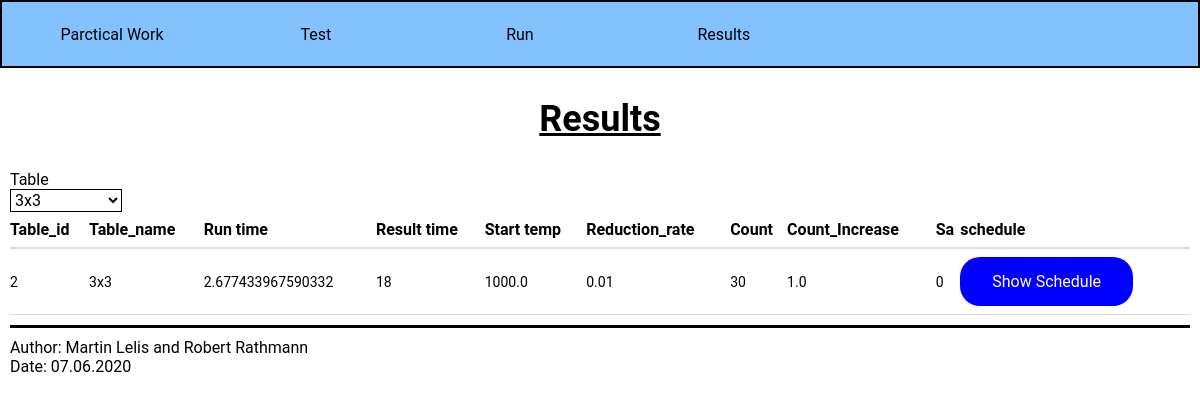
Page /results on the earlier database version.
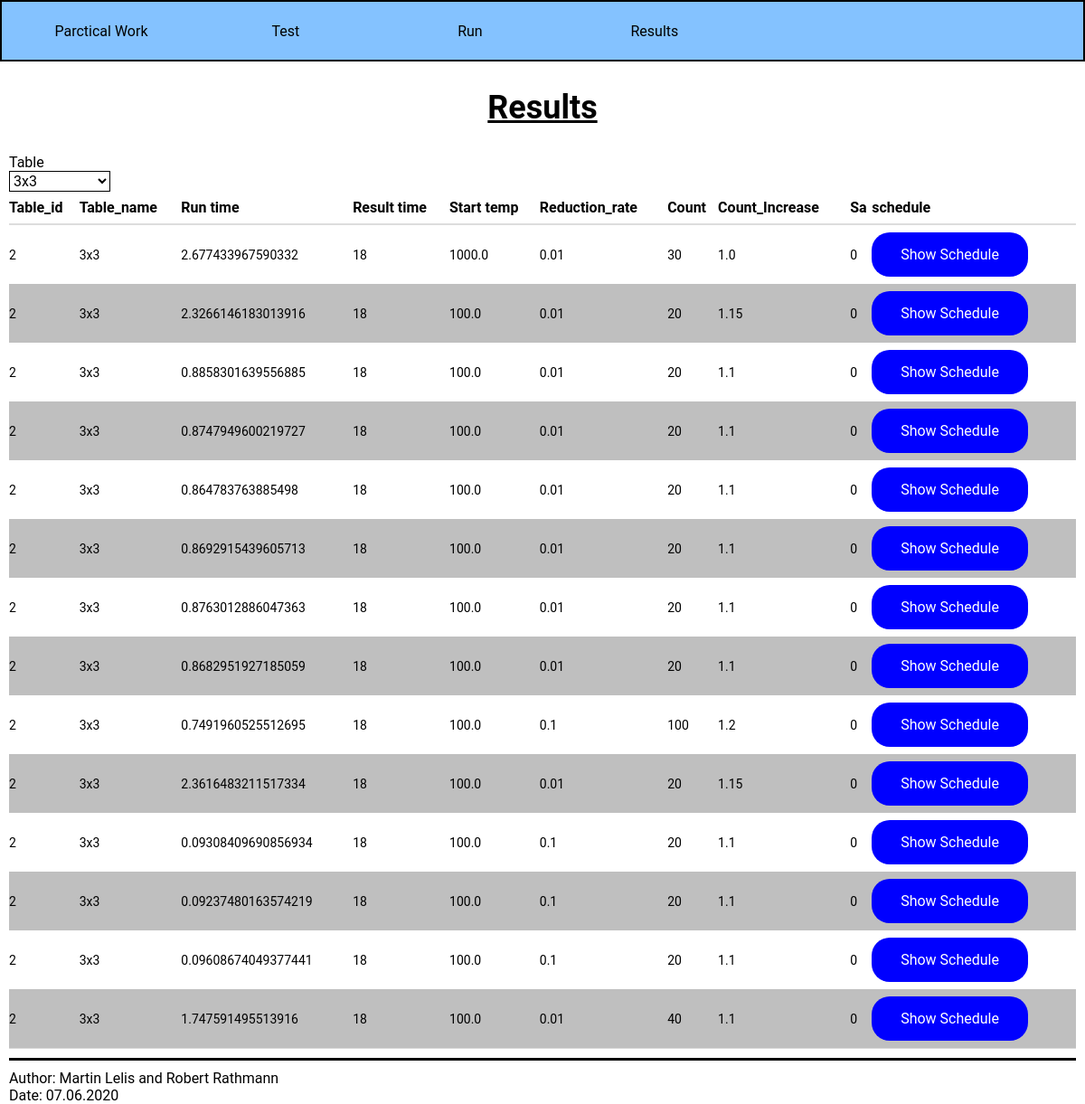
Same page on the later database version.
### sa/models.py (models this page shows)
class Result(models.Model):
    runtime = models.FloatField()
    result_length = models.IntegerField()
    start_temp = models.FloatField(default=0.0)
    reduction_rate = models.FloatField(default=0.0)
    count = models.IntegerField(default=0.0)
    count_increase = models.FloatField(default=1.2)
    sa_num = models.IntegerField(default=0)
    result_image = models.CharField(max_length=255, editable=True)
    table = models.ForeignKey(Table, on_delete=models.CASCADE)

class Table(models.Model):
    name = models.CharField(max_length=100)
    content = models.TextField()
    upper_bound = models.CharField(max_length=255, default="K.a")
    lower_bound = models.CharField(max_length=255, default="K.a")
    def content_to_string(self):
        return str(self.content)
    def text_field_to_array(self):
        time_table = []
        lines = self.content_to_string().split("\n")
        for line in lines:
            job_plan = []
            job = line.strip().split(" ")
            for instance in range(0, len(job), 2):
                job_plan.append((int(job[instance]), int(job[instance + 1])))
            time_table.append(job_plan)
        return time_table
    def get_table_size(self):
        table = self.text_field_to_array()
        return len(table) * len(table[0])

### sa/views.py (the view)
# urls.py: path('results', views.show_results, name='results'),
def show_results(request):
    tables = Table.objects.all()
    controller = TableController(list(tables))
    sorted_tables = controller.sort_by_table_size()
    result_controller = ResultController(controller)
    table = controller.get_table_by_id(sorted_tables[0].id)
    results = result_controller.get_all_results(table.id)
    context = {'tables' : sorted_tables, 'results' : results}
    return render(request=request, template_name="html/results.html", context=context)

### sa/controller.py (called while the page is built)
    def sort_by_table_size(self):
        sorted_tables = []
        for table in self.tables.values():
            index = 0
            while index < len(sorted_tables) and table.get_table_size() >= sorted_tables[index].get_table_size():
                index += 1
            sorted_tables.insert(index, table)
        return sorted_tables

    def get_table_by_id(self, table_id):
        return self.tables[int(table_id)]

    def get_all_results(self, table_id):
        table = self.table_controller.get_table_by_id(table_id)
        results = list(table.result_set.all())
        return results

### sa/templates/html/results.html (shortened to what this page needs)
{% load static %}
<!DOCTYPE html>
<head>
    <link href="{% static 'sa/layout.css' %}" type="text/css" rel="stylesheet" />
</head>
<html>
<body>
    <header id="navbar">
        <nav>
            <ul id="nav_ul">
                <li class="nav-elem">
                    <a class="na" href="sa">Parctical Work</a>
                </li>
		        <li class="nav-elem">
                    <a  class="na" href="test">Test</a>
                </li>
                <li class="nav-elem">
                    <a  class="na" href="run">Run</a>
                </li>
                <li class="nav-elem">
                    <a class="na" href="results">Results</a>
                </li>
            </ul>
        </nav>
    </header>
    <article id="main">
        <h1 class="main_headline">
            Results
        </h1>
        <labe>Table</labe>
        <div id="r_table">
            <select id="result_table_select" class="table_select">
                {% for table in tables %}
                    <option value={{table.id}} class="table_change">
                        {{ table.name }}
                    </option>
                {% endfor %}
            </select>
        </div>
    <div class="result_table" id=results>
        {% include "html/result_table.html" %}
    </div>
    </article>
    <footer>
        <p class="f_left">
            Author:
            Martin Lelis and Robert Rathmann
        </p>
        <p class="f_right">
            Date: 07.06.2020
        </p>
    </footer>
</body>
</html>

### sa/templates/html/result_table.html
<table id="result_table">
    <thead>
        <tr>
            <th>Table_id</th>
            <th>Table_name</th>
            <th>Run time</th>
            <th>Result time</th>
            <th>Start temp</th>
            <th>Reduction_rate</th>
            <th>Count</th>
            <th>Count_Increase</th>
            <th>Sa</th>
            <th>schedule</th>
        </tr>
    </thead>
    <tbody>
        {% for result in results %}
            <tr>
                <td>
                    {{result.table.id}}
                </td>
                <td>
                    {{result.table.name}}
                </td>
                <td>
                    {{ result.runtime}}
                </td>
                <td>
                    {{result.result_length}}
                </td>
                <td>
                    {{result.start_temp}}
                </td>
                <td>
                    {{result.reduction_rate}}
                </td>
                <td>
                    {{result.count}}
                </td>
                <td>
                    {{result.count_increase}}
                </td>
                <td>
                    {{result.sa_num}}
                </td>
                <td>
                    <button class="blue_btng show" value={{result.id}} onclick="show_schedule(value)">Show Schedule</button>
                </td>
            </tr>
        {% endfor %}
    </tbody>
</table>

Differences in the rows shown:
added Result: table.id "2", table.name "3x3", runtime "2.3266146183013916", result_length "18", start_temp "100.0", reduction_rate "0.01", count "20", count_increase "1.15", sa_num "0", {{ result.id }} 141 (drawn)
added Result: table.id "2", table.name "3x3", runtime "0.8858301639556885", result_length "18", start_temp "100.0", reduction_rate "0.01", count "20", count_increase "1.1", sa_num "0", {{ result.id }} 142 (drawn)
added Result: table.id "2", table.name "3x3", runtime "0.8747949600219727", result_length "18", start_temp "100.0", reduction_rate "0.01", count "20", count_increase "1.1", sa_num "0", {{ result.id }} 143 (drawn)
added Result: table.id "2", table.name "3x3", runtime "0.864783763885498", result_length "18", start_temp "100.0", reduction_rate "0.01", count "20", count_increase "1.1", sa_num "0", {{ result.id }} 144 (drawn)
added Result: table.id "2", table.name "3x3", runtime "0.8692915439605713", result_length "18", start_temp "100.0", reduction_rate "0.01", count "20", count_increase "1.1", sa_num "0", {{ result.id }} 145 (drawn)
added Result: table.id "2", table.name "3x3", runtime "0.8763012886047363", result_length "18", start_temp "100.0", reduction_rate "0.01", count "20", count_increase "1.1", sa_num "0", {{ result.id }} 146 (drawn)
added Result: table.id "2", table.name "3x3", runtime "0.8682951927185059", result_length "18", start_temp "100.0", reduction_rate "0.01", count "20", count_increase "1.1", sa_num "0", {{ result.id }} 147 (drawn)
added Result: table.id "2", table.name "3x3", runtime "0.7491960525512695", result_length "18", start_temp "100.0", reduction_rate "0.1", count "100", count_increase "1.2", sa_num "0", {{ result.id }} 148 (drawn)
added Result: table.id "2", table.name "3x3", runtime "2.3616483211517334", result_length "18", start_temp "100.0", reduction_rate "0.01", count "20", count_increase "1.15", sa_num "0", {{ result.id }} 149 (drawn)
added Result: table.id "2", table.name "3x3", runtime "0.09308409690856934", result_length "18", start_temp "100.0", reduction_rate "0.1", count "20", count_increase "1.1", sa_num "0", {{ result.id }} 150 (drawn)
added Result: table.id "2", table.name "3x3", runtime "0.09237480163574219", result_length "18", start_temp "100.0", reduction_rate "0.1", count "20", count_increase "1.1", sa_num "0", {{ result.id }} 151 (drawn)
added Result: table.id "2", table.name "3x3", runtime "0.09608674049377441", result_length "18", start_temp "100.0", reduction_rate "0.1", count "20", count_increase "1.1", sa_num "0", {{ result.id }} 152 (drawn)
added Result: table.id "2", table.name "3x3", runtime "1.747591495513916", result_length "18", start_temp "100.0", reduction_rate "0.01", count "40", count_increase "1.1", sa_num "0", {{ result.id }} 153 (drawn)
